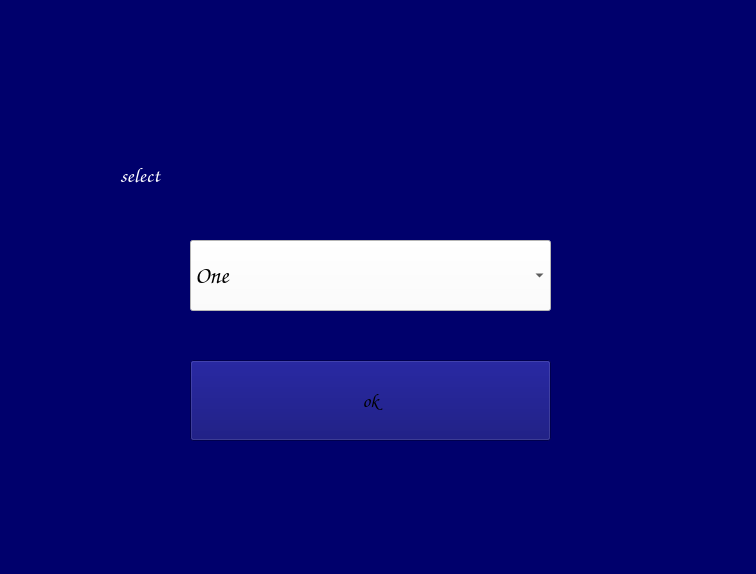
<?xml version="1.0" encoding="UTF-8"?>
<ui version="4.0">
 <class>GetQuantom</class>
 <widget class="QWidget" name="GetQuantom">
  <property name="geometry">
   <rect>
    <x>0</x>
    <y>0</y>
    <width>756</width>
    <height>574</height>
   </rect>
  </property>
  <property name="maximumSize">
   <size>
    <width>756</width>
    <height>574</height>
   </size>
  </property>
  <property name="windowTitle">
   <string>Quantom Time</string>
  </property>
  <property name="styleSheet">
   <string notr="true">background-color: rgb(0, 0, 108);</string>
  </property>
  <widget class="QPushButton" name="okPushButton">
   <property name="geometry">
    <rect>
     <x>190</x>
     <y>360</y>
     <width>361</width>
     <height>81</height>
    </rect>
   </property>
   <property name="font">
    <font>
     <family>Comic Sans MS</family>
     <pointsize>14</pointsize>
     <weight>75</weight>
     <italic>true</italic>
     <bold>true</bold>
    </font>
   </property>
   <property name="styleSheet">
    <string notr="true">
QPushButton#okPushButton:hover{
	background-color: rgb(209, 69, 0);
};
background-color: rgb(255, 255, 255);</string>
   </property>
   <property name="text">
    <string>ok</string>
   </property>
  </widget>
  <widget class="QComboBox" name="time">
   <property name="geometry">
    <rect>
     <x>190</x>
     <y>240</y>
     <width>361</width>
     <height>71</height>
    </rect>
   </property>
   <property name="font">
    <font>
     <family>Comic Sans MS</family>
     <pointsize>18</pointsize>
     <weight>75</weight>
     <italic>true</italic>
     <bold>true</bold>
    </font>
   </property>
   <property name="styleSheet">
    <string notr="true">background-color: rgb(255, 255, 255);</string>
   </property>
   <item>
    <property name="text">
     <string>One</string>
    </property>
   </item>
   <item>
    <property name="text">
     <string>Two</string>
    </property>
   </item>
   <item>
    <property name="text">
     <string>Three</string>
    </property>
   </item>
   <item>
    <property name="text">
     <string>Four</string>
    </property>
   </item>
   <item>
    <property name="text">
     <string>Five</string>
    </property>
   </item>
  </widget>
  <widget class="QLabel" name="quantomTimeLabel">
   <property name="geometry">
    <rect>
     <x>120</x>
     <y>140</y>
     <width>551</width>
     <height>71</height>
    </rect>
   </property>
   <property name="font">
    <font>
     <family>Comic Sans MS</family>
     <pointsize>16</pointsize>
     <italic>true</italic>
    </font>
   </property>
   <property name="styleSheet">
    <string notr="true">color: rgb(255, 255, 255);</string>
   </property>
   <property name="text">
    <string>select</string>
   </property>
  </widget>
 </widget>
 <resources/>
 <connections/>
</ui>
